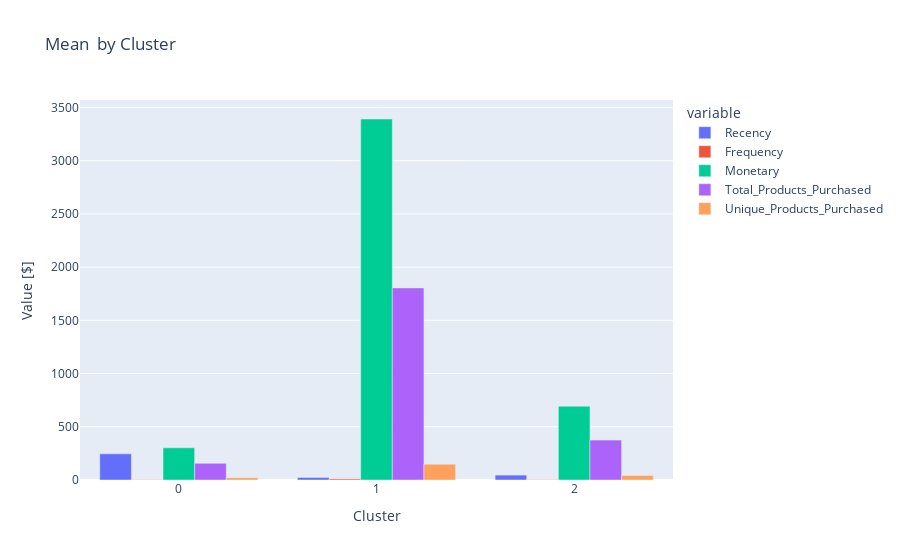

The notebook cell saved with this chart:
### Code cell
# Create side-by-side bar chart of `xgb`
fig = px.bar(xgb, barmode= 'group',title = 'Mean  by Cluster')

fig.update_layout(xaxis_title = 'Cluster', yaxis_title = 'Value [$]')
fig.show()

### Figure 1 — Plotly figure (JSON) as saved in the notebook; plotly's stock layout.template omitted (floating-point values rounded to 4 significant figures)
{"data": [{"alignmentgroup": "True", "hovertemplate": "variable=Recency<br>cluster_id=%{x}<br>value=%{y}<extra></extra>", "legendgroup": "Recency", "marker": {"color": "#636efa", "pattern": {"shape": ""}}, "name": "Recency", "offsetgroup": "Recency", "orientation": "v", "showlegend": true, "textposition": "auto", "type": "bar", "x": [0, 1, 2], "xaxis": "x", "y": [245.5, 24.16, 46.01], "yaxis": "y"}, {"alignmentgroup": "True", "hovertemplate": "variable=Frequency<br>cluster_id=%{x}<br>value=%{y}<extra></extra>", "legendgroup": "Frequency", "marker": {"color": "#EF553B", "pattern": {"shape": ""}}, "name": "Frequency", "offsetgroup": "Frequency", "orientation": "v", "showlegend": true, "textposition": "auto", "type": "bar", "x": [0, 1, 2], "xaxis": "x", "y": [1.428, 10.31, 2.884], "yaxis": "y"}, {"alignmentgroup": "True", "hovertemplate": "variable=Monetary<br>cluster_id=%{x}<br>value=%{y}<extra></extra>", "legendgroup": "Monetary", "marker": {"color": "#00cc96", "pattern": {"shape": ""}}, "name": "Monetary", "offsetgroup": "Monetary", "orientation": "v", "showlegend": true, "textposition": "auto", "type": "bar", "x": [0, 1, 2], "xaxis": "x", "y": [302.8, 3392.0, 693.3], "yaxis": "y"}, {"alignmentgroup": "True", "hovertemplate": "variable=Total_Products_Purchased<br>cluster_id=%{x}<br>value=%{y}<extra></extra>", "legendgroup": "Total_Products_Purchased", "marker": {"color": "#ab63fa", "pattern": {"shape": ""}}, "name": "Total_Products_Purchased", "offsetgroup": "Total_Products_Purchased", "orientation": "v", "showlegend": true, "textposition": "auto", "type": "bar", "x": [0, 1, 2], "xaxis": "x", "y": [156.9, 1805.0, 374.7], "yaxis": "y"}, {"alignmentgroup": "True", "hovertemplate": "variable=Unique_Products_Purchased<br>cluster_id=%{x}<br>value=%{y}<extra></extra>", "legendgroup": "Unique_Products_Purchased", "marker": {"color": "#FFA15A", "pattern": {"shape": ""}}, "name": "Unique_Products_Purchased", "offsetgroup": "Unique_Products_Purchased", "orientation": "v", "showlegend": true, "textposition": "auto", "type": "bar", "x": [0, 1, 2], "xaxis": "x", "y": [20.73, 148.7, 42.09], "yaxis": "y"}], "layout": {"barmode": "group", "legend": {"title": {"text": "variable"}, "tracegroupgap": 0}, "title": {"text": "Mean  by Cluster"}, "xaxis": {"anchor": "y", "domain": [0, 1], "title": {"text": "Cluster"}}, "yaxis": {"anchor": "x", "domain": [0, 1], "title": {"text": "Value [$]"}}}}
